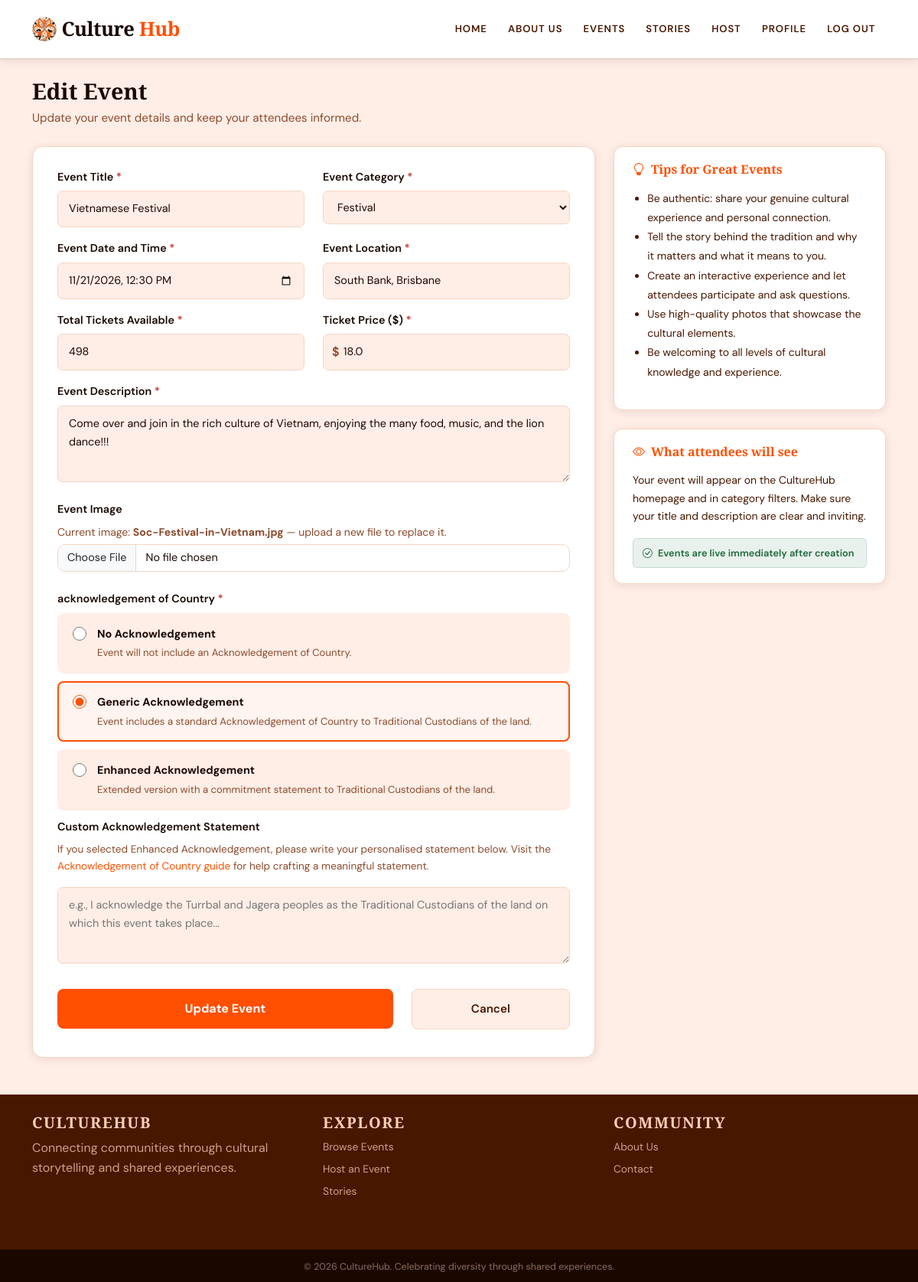
/event/1/edit (signed in), run on the app's committed database.
### culturehub/models.py (models this page shows)
class Event(db.Model):
    id = db.Column(db.Integer, primary_key=True)
    name = db.Column(db.String(100), nullable=False)
    category = db.Column(db.String(50), nullable=False)
    date = db.Column(db.DateTime, nullable=False)
    location = db.Column(db.String(255), nullable=False)
    description = db.Column(db.Text, nullable=False)
    image = db.Column(db.String(255))
    status = db.Column(db.String(20), default='Open')
    tickets_available = db.Column(db.Integer, nullable=False)
    price = db.Column(db.Float, nullable=False)
    acknowledgement  = db.Column(db.String(20), default='none')
    acknowledgement_text = db.Column(db.Text, nullable=True)
    user_id = db.Column(db.Integer, db.ForeignKey('user.id'), nullable=False)
    comments = db.relationship('Comment', backref='event', lazy=True)
    orders = db.relationship('Order', backref='event', lazy=True)

### culturehub/views.py (the view, shortened to what this page needs)
@main_bp.route('/event/<int:event_id>/edit' , methods=['GET', 'POST'])
@login_required
def event_edit(event_id):
    event = Event.query.get_or_404(event_id)
    if event.user_id != current_user.id:
        flash('You do not have permission to edit this event.')
        return redirect(url_for('main.event_detail', event_id=event_id))
    form = EventForm(obj=event)
    return render_template('events/event_edit.html', form=form, event=event)

### culturehub/templates/events/event_edit.html (shortened to what this page needs)
{% extends "base.html" %}
{% block content %}
<main class="container my-4">
  <h3 class="create-page-title">Edit Event</h3>
  <p class="create-subtitle">Update your event details and keep your attendees informed.</p>
  <div class="row g-4">
    <div class="col-lg-8">
      <div class="create-form-card">
        <form method="POST" enctype="multipart/form-data" id="eventForm" novalidate>
          <div class="row">
            <div class="col-md-6 mb-3">
              <label class="create-label">
                {{ form.name.label.text }} <span class="create-required">*</span>
              </label>
              {{ form.name(class="create-input", placeholder="e.g., Japanese Tea Ceremony") }}
            </div>
            <div class="col-md-6 mb-3">
              <label class="create-label">
                {{ form.category.label.text }} <span class="create-required">*</span>
              </label>
              {{ form.category(class="create-input") }}
            </div>
          </div>
          <div class="row">
            <div class="col-md-6 mb-3">
              <label class="create-label">
                {{ form.date.label.text }} <span class="create-required">*</span>
              </label>
              {{ form.date(class="create-input") }}
            </div>
            <div class="col-md-6 mb-3">
              <label class="create-label">
                {{ form.location.label.text }} <span class="create-required">*</span>
              </label>
              {{ form.location(class="create-input", placeholder="e.g., Queen Street, Brisbane CBD") }}
            </div>
          </div>
          <div class="row">
            <div class="col-md-6 mb-3">
              <label class="create-label">
                {{ form.tickets_available.label.text }} <span class="create-required">*</span>
              </label>
              {{ form.tickets_available(class="create-input", placeholder="e.g., 100") }}
            </div>
            <div class="col-md-6 mb-3">
              <label class="create-label">
                {{ form.price.label.text }} <span class="create-required">*</span>
              </label>
              <div class="create-input-prefix">
                <span class="prefix-symbol">$</span>
                {{ form.price(class="create-input prefix-input", placeholder="e.g., 35.00") }}
              </div>
            </div>
          </div>
          <div class="mb-3">
            <label class="create-label">
              {{ form.description.label.text }} <span class="create-required">*</span>
            </label>
            {{ form.description(class="create-input create-textarea", placeholder="Describe what attendees will experience at your event...") }}
          </div>
          <div class="mb-4">
            <label class="create-label" for="image">
              {{ form.image.label.text }}
            </label>
            {% if event.image %}
              <p class="text-muted small mb-1">Current image: <strong>{{ event.image }}</strong> — upload a new file to replace it.</p>
            {% endif %}
            {{ form.image(class="form-control create-file-input", id="image") }}
          </div>
          <div class="mb-4">
            <label class="create-label">
              {{ form.acknowledgement.label.text }} <span class="create-required">*</span>
            </label>
            <label class="ack-box {% if form.acknowledgement.data == 'none' or not form.acknowledgement.data %}ack-selected{% endif %}" id="ack-none">
              <input type="radio" name="acknowledgement" value="none" class="ack-radio"
                {% if form.acknowledgement.data == 'none' or not form.acknowledgement.data %}checked{% endif %}>
              <div>
                <div class="ack-title">No Acknowledgement</div>
                <div class="ack-desc">Event will not include an Acknowledgement of Country.</div>
              </div>
            </label>
            <label class="ack-box {% if form.acknowledgement.data == 'generic' %}ack-selected{% endif %}" id="ack-generic">
              <input type="radio" name="acknowledgement" value="generic" class="ack-radio"
                {% if form.acknowledgement.data == 'generic' %}checked{% endif %}>
              <div>
                <div class="ack-title">Generic Acknowledgement</div>
                <div class="ack-desc">Event includes a standard Acknowledgement of Country to Traditional Custodians of the land.</div>
              </div>
            </label>
            <label class="ack-box {% if form.acknowledgement.data == 'enhanced' %}ack-selected{% endif %}" id="ack-enhanced">
              <input type="radio" name="acknowledgement" value="enhanced" class="ack-radio"
                {% if form.acknowledgement.data == 'enhanced' %}checked{% endif %}>
              <div>
                <div class="ack-title">Enhanced Acknowledgement</div>
                <div class="ack-desc">Extended version with a commitment statement to Traditional Custodians of the land.</div>
              </div>
            </label>
            <div class="mb-4">
                <label class="create-label">Custom Acknowledgement Statement</label>
                <p class="text-muted" style="font-size: 0.85rem;">If you selected Enhanced Acknowledgement, please write your personalised statement below. Visit the <a href="{{ url_for('main.acknowledgement') }}" target="_blank">Acknowledgement of Country guide</a> for help crafting a meaningful statement.</p>
                {{ form.acknowledgement_text(class="create-input create-textarea", placeholder="e.g., I acknowledge the Turrbal and Jagera peoples as the Traditional Custodians of the land on which this event takes place...") }}
            </div>
          </div>
          <div class="row mt-2">
            <div class="col-md-8 mb-2">
              {{ form.submit(class="btn-create-event w-100", value="Update Event") }}
            </div>
            <div class="col-md-4 mb-2">
              <a href="{{ url_for('main.index') }}" class="btn-cancel-event w-100 text-decoration-none text-center d-block">
                Cancel
              </a>
            </div>
          </div>
        </form>
      </div>
    </div>
    <div class="col-lg-4">
      <div class="create-tips-card">
        <h5 class="create-tips-title"><i class="bi bi-lightbulb me-2"></i>Tips for Great Events</h5>
        <ul class="create-tips-list">
          <li>Be authentic: share your genuine cultural experience and personal connection.</li>
          <li>Tell the story behind the tradition and why it matters and what it means to you.</li>
          <li>Create an interactive experience and let attendees participate and ask questions.</li>
          <li>Use high-quality photos that showcase the cultural elements.</li>
          <li>Be welcoming to all levels of cultural knowledge and experience.</li>
        </ul>
      </div>
      <div class="create-preview-card mt-4">
        <h5 class="create-tips-title"><i class="bi bi-eye me-2"></i>What attendees will see</h5>
        <p class="create-tips-text">Your event will appear on the CultureHub homepage and in category filters. Make sure your title and description are clear and inviting.</p>
        <div class="create-preview-badge">
          <i class="bi bi-check-circle me-1"></i> Events are live immediately after creation
        </div>
      </div>
    </div>
  </div>
</main>
{% endblock %}

### culturehub/static/style/stylesheet.css (style rules this page uses)
:root { --cream-light: #FFEEE6; --cream: #FFCEB8; --accent: #FF4F00; --accent-dark: #C13D00; --accent-pale: rgba(255, 79, 0, 0.10); --brown: #471700; --brown-dark: #1A0800; --text: #1A0800; --text-mid: #471700; --text-muted: #8B4A2B; --border: rgba(255, 79, 0, 0.18); --card: #FFF5EF; --card-border: #F5D5C0; --font-display: 'Playfair Display', serif; --font-body: 'DM Sans', sans-serif; --radius: 10px; --radius-lg: 16px; --shadow-sm: 0 2px 12px rgba(71, 23, 0, 0.10); --shadow: 0 8px 32px rgba(71, 23, 0, 0.14); --transition: all 0.22s cubic-bezier(0.4, 0, 0.2, 1); }
*, *::before, *::after { box-sizing: border-box; }
html { scroll-behavior: smooth; }
body { font-family: var(--font-body); background-color: var(--cream-light); color: var(--text); font-size: 1rem; line-height: 1.65; min-height: 100vh; }
h1, h2, h3, h4, h5, h6 { font-family: var(--font-display); color: var(--text); }
a { color: var(--accent); text-decoration: none; transition: var(--transition); }
.form-control { background: #fff !important; border: 1px solid var(--card-border) !important; color: var(--text) !important; border-radius: var(--radius) !important; font-family: var(--font-body) !important; }
.form-control::placeholder { color: var(--text-muted) !important; opacity: 0.7; }
.text-muted { color: var(--text-muted) !important; }

### data on the page
Event: name "Vietnamese Festival", category "Festival", date "11/21/2026 12:30", location "South Bank, Brisbane", tickets_available "498", price "18.0", description "Come over and join in the rich culture of Vietnam, enjoying the many food, music, and the lion dance!!!", image "Soc-Festival-in-Vietnam.jpg", acknowledgement "☐ No Acknowledgement Event will", acknowledgement "☑ Generic Acknowledgement Event", acknowledgement "☐ Enhanced Acknowledgement Exten"
